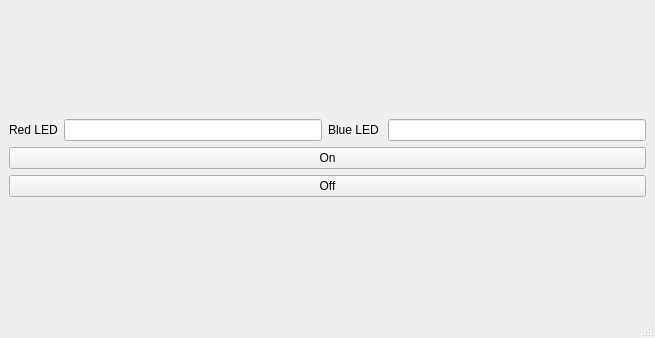
<?xml version="1.0" encoding="UTF-8"?>
<ui version="4.0">
 <class>MainWindow</class>
 <widget class="QMainWindow" name="MainWindow">
  <property name="geometry">
   <rect>
    <x>0</x>
    <y>0</y>
    <width>655</width>
    <height>338</height>
   </rect>
  </property>
  <property name="windowTitle">
   <string>MainWindow</string>
  </property>
  <widget class="QWidget" name="centralwidget">
   <layout class="QVBoxLayout" name="verticalLayout_3">
    <item>
     <layout class="QVBoxLayout" name="verticalLayout_2">
      <item>
       <layout class="QHBoxLayout" name="horizontalLayout">
        <item>
         <widget class="QLabel" name="label">
          <property name="text">
           <string>Red LED</string>
          </property>
         </widget>
        </item>
        <item>
         <widget class="QLineEdit" name="lineEditRed"/>
        </item>
        <item>
         <widget class="QLabel" name="label_2">
          <property name="text">
           <string>Blue LED </string>
          </property>
         </widget>
        </item>
        <item>
         <widget class="QLineEdit" name="lineEditBlue"/>
        </item>
       </layout>
      </item>
      <item>
       <layout class="QVBoxLayout" name="verticalLayout">
        <item>
         <widget class="QPushButton" name="onButton">
          <property name="text">
           <string>On</string>
          </property>
         </widget>
        </item>
        <item>
         <widget class="QPushButton" name="offButton">
          <property name="text">
           <string>Off</string>
          </property>
         </widget>
        </item>
       </layout>
      </item>
     </layout>
    </item>
   </layout>
  </widget>
  <widget class="QMenuBar" name="menubar">
   <property name="geometry">
    <rect>
     <x>0</x>
     <y>0</y>
     <width>655</width>
     <height>22</height>
    </rect>
   </property>
  </widget>
  <widget class="QStatusBar" name="statusbar"/>
 </widget>
 <resources/>
 <connections/>
</ui>
